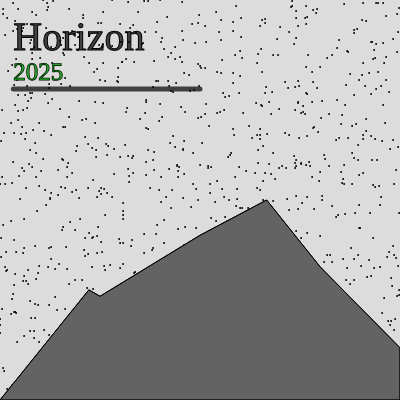
Frame 1 (no input)
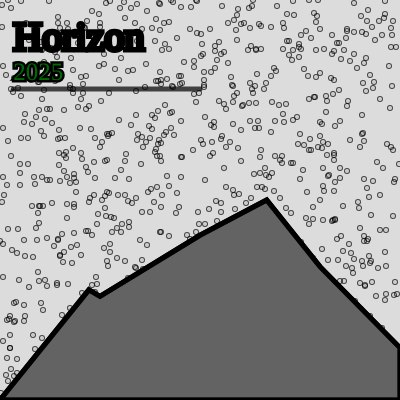
Frame 2 (the mouse pressed at the canvas centre, redrawn once)

The p5.js sketch that drew these frames (run headless with seeded random() and noise() and a simulated clock; the mouse was pressed at the canvas centre and the sketch redrawn once):

// p5.js sketch
// ── sketch.js
//this is best suited if the width/height is the same (it wont distort the image)


let alpha = 180;
let backgroundocolour = 220;


function setup() {
  createCanvas(400, 400);
}

function drawBackground() {
  for (let i=0; i<1000; i++){
    fill(100,100,100,alpha);
    ellipse(floor(random(0,width)), floor(random(0,height)), ((width+height)/2)/400, ((width+height)/2)/400);
  }
}

function drawmountains() {
  stroke(0,0,0);
  //fill(100,100,100, alpha);
  beginShape();
  vertex(0, height);
  vertex(width, height);
  vertex(width, height/1.15)
  vertex(width*0.8, height/1.5)

  vertex(width/1.5, height/2);
  vertex(width/2, height/1.7)
  vertex(width/4, height/1.35)
  vertex(width/4.5, height/1.38);
  endShape(CLOSE);
}



function writeWords(){
  fill(0,0,0,alpha);
  //textAlign (CENTER);
  textFont('Potta One');
  textSize(((width+height)/2)/10);
  text("Horizon", width/30,height/8);
  fill(0,150,0,alpha);
  textSize(((width+height)/2)/16);
  text("2025", width/30, height/5);

  stroke(0,0,0,alpha);
  strokeWeight(((width+height)/2)/80);
  line(width/30, height/4.5, width/2, height/4.5);
}


  
function draw() {
  background(backgroundocolour);
  drawBackground();

  fill(backgroundocolour);
  drawmountains();
  fill(50,50,50,alpha);
  drawmountains();

  writeWords();
  noLoop();
}
// ── style.css
html, body {
  margin: 0;
  padding: 0;
  font-family: 'Potta One';
}
canvas {
  display: block;
}
  
